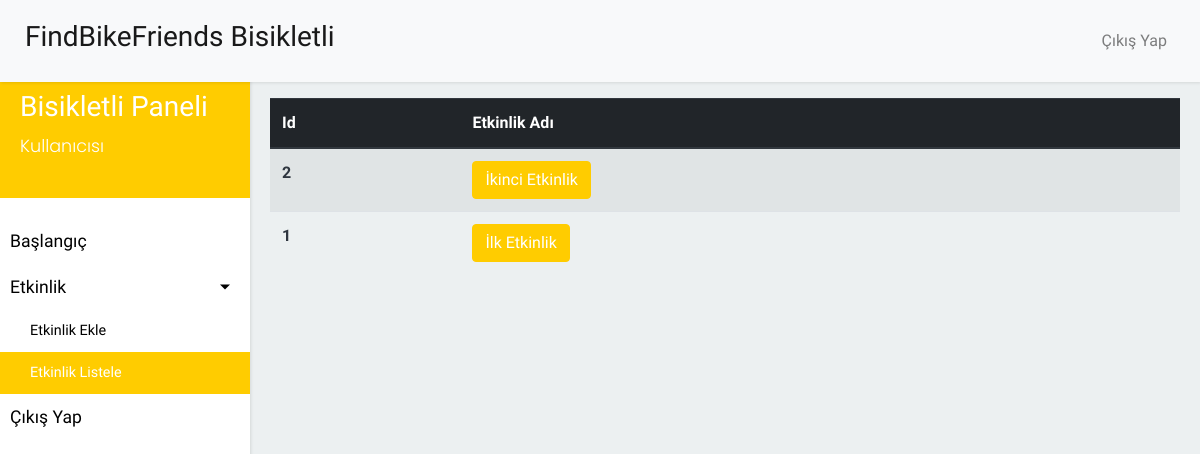
The app's page /bisikletli/etkinlik/, older data.
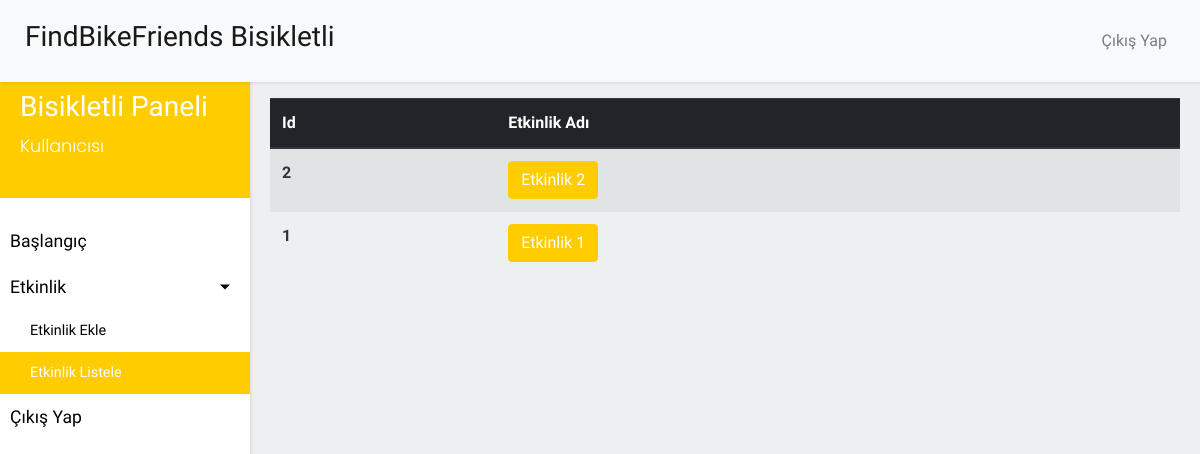
The same page, newer data.
### FindBikeFriends_app/models.py (models this page shows, shortened)
class Event(Model):
    name = CharField(max_length=255, verbose_name='Etkinlik Adı')
    description = TextField(max_length=1000, verbose_name='Açıklama')
    created_at = DateTimeField(auto_now_add=True, editable=False, blank=True, null=False,verbose_name='Oluşturma Tarihi')
    start_date = DateTimeField(verbose_name='Etkinlik Tarihi')
    type = ForeignKey('FindBikeFriends_app.EventType', blank=True, null=True, verbose_name='Etkinlik Tipi', on_delete=models.CASCADE)
    owner = ForeignKey('FindBikeFriends_app.User', related_name='owner',blank=False, null=False, verbose_name='Oluşturan Kişi', on_delete=models.CASCADE)
    lat = DecimalField(max_digits=9, decimal_places=6, null=True, blank=True, verbose_name='Etkinlik X Koordinatı')
    long = DecimalField(max_digits=9, decimal_places=6, null=True, blank=True, verbose_name='Etkinlik Y Koordinatı')
    guests = ManyToManyField('FindBikeFriends_app.User', blank=True, verbose_name='Gelen Kullanıcılar')
    thumbnail = ImageField(verbose_name='Etkinlik Thumbnail', upload_to='images/event/')
    class Meta:
        ordering = ('-id',)
        verbose_name = 'Etkinlik'
        verbose_name_plural = 'Etkinlikler'

### FindBikeFriends_rider/views.py (the view)
def EventListView(request):
    context={
        "event": Event.objects.all()
    }
    return render(request, 'rider/event/event_list.html', context)

### FindBikeFriends_rider/templates/rider/event/event_list.html (shortened to what this page needs)
{% extends "rider/base.html" %}
{% load static %}
{% block content %}
<table class="table table-striped">
    <thead class="thead-dark">
        <tr>
            <th scope="col">Id</th>
            <th scope="col">Etkinlik Adı</th>
        </tr>
    </thead>
    <tbody>
        {% for events in event %}
        <tr>
            <th scope="row">{{events.id}}</th>
            <td><a href="{{events.id}}" class="btn btn-warning">{{events.name}}</a></td>
        </tr>
        {% endfor %}
    </tbody>
</table>
{% endblock content %}

Row changes from the older to the newer data that the page shows:
changed Event id 2: name "İkinci Etkinlik" → "Etkinlik 2"
changed Event id 1: name "İlk Etkinlik" → "Etkinlik 1"
